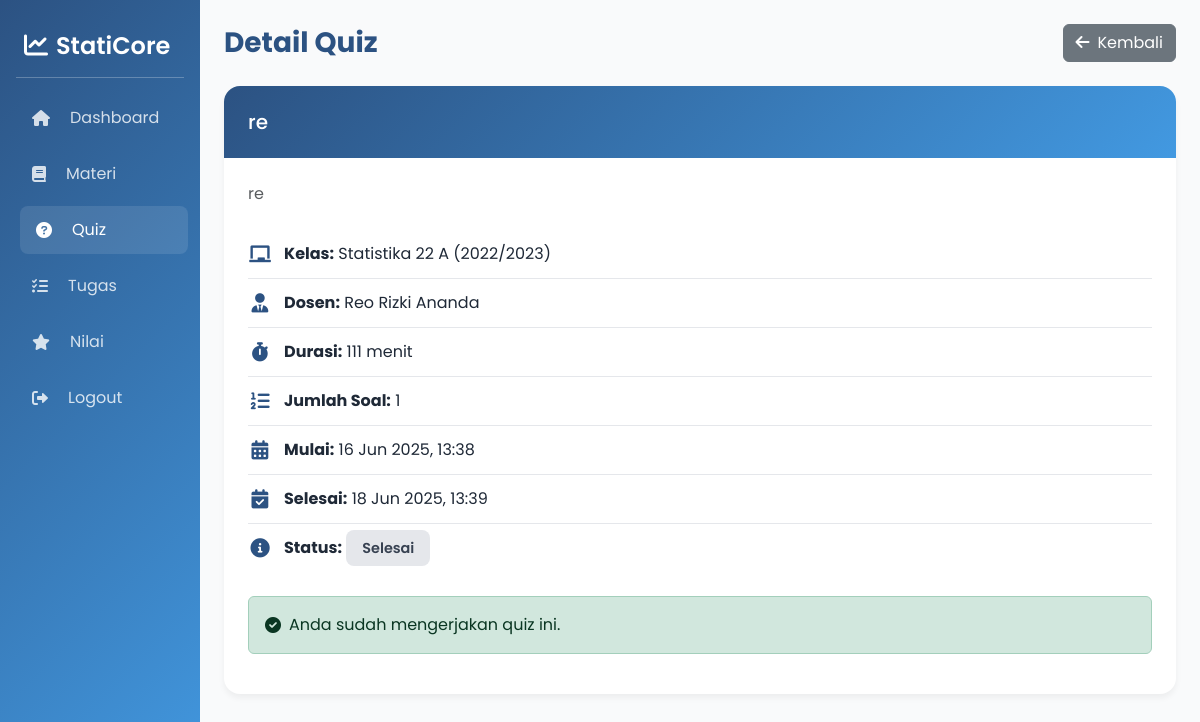
The app's page /views/siswa/detail_quiz.php?id=2 (signed in) with its own data.
### tables this page shows
CREATE TABLE `quiz` (
  `id` int(11) NOT NULL,
  `judul` varchar(255) NOT NULL,
  `deskripsi` text DEFAULT NULL,
  `kelas_id` int(11) NOT NULL,
  `guru_id` int(11) NOT NULL,
  `waktu_mulai` datetime NOT NULL,
  `waktu_selesai` datetime NOT NULL,
  `durasi` int(11) NOT NULL,
  `created_at` timestamp NOT NULL DEFAULT current_timestamp()
);

CREATE TABLE `kelas` (
  `id` int(11) NOT NULL,
  `nama_kelas` varchar(50) NOT NULL,
  `tahun_ajaran` varchar(9) NOT NULL,
  `created_at` timestamp NOT NULL DEFAULT current_timestamp()
);

CREATE TABLE `users` (
  `id` int(11) NOT NULL,
  `username` varchar(50) NOT NULL,
  `password` varchar(255) NOT NULL,
  `nama_lengkap` varchar(100) NOT NULL,
  `role` enum('admin','guru','siswa') NOT NULL,
  `created_at` timestamp NOT NULL DEFAULT current_timestamp()
);

### views/siswa/detail_quiz.php (the view, shortened to what this page needs)
<?php
$db = new Database();
$conn = $db->getConnection();
$quiz_id = filter_input(INPUT_GET, 'id', FILTER_SANITIZE_NUMBER_INT);
$stmt = $conn->prepare("
    SELECT q.*, k.nama_kelas, k.tahun_ajaran, u.nama_lengkap as guru_nama
    FROM quiz q
    JOIN kelas k ON q.kelas_id = k.id
    JOIN users u ON q.guru_id = u.id
    WHERE q.id = ?
");
$stmt->execute([$quiz_id]);
$quiz = $stmt->fetch();
$stmt = $conn->prepare("SELECT COUNT(*) FROM siswa_kelas WHERE siswa_id = ? AND kelas_id = ?");
$stmt->execute([$_SESSION['user_id'], $quiz['kelas_id']]);
$is_student_in_class = $stmt->fetchColumn();
$stmt = $conn->prepare("SELECT COUNT(*) FROM jawaban_siswa js JOIN soal_quiz sq ON js.soal_id = sq.id WHERE js.siswa_id = ? AND sq.quiz_id = ?");
$stmt->execute([$_SESSION['user_id'], $quiz_id]);
$already_done = $stmt->fetchColumn();
$now = new DateTime();
$start = new DateTime($quiz['waktu_mulai']);
$end = new DateTime($quiz['waktu_selesai']);
$status = '';
$status_class = '';
$can_start = false;
if ($now < $start) {
    $status = 'Belum Dimulai';
    $status_class = 'warning';
} elseif ($now > $end) {
    $status = 'Selesai';
    $status_class = 'secondary';
} else {
    $status = 'Sedang Berlangsung';
    $status_class = 'success';
    if (!$already_done) {
        $can_start = true;
    }
}
$stmt = $conn->prepare("SELECT COUNT(*) FROM soal_quiz WHERE quiz_id = ?");
$stmt->execute([$quiz_id]);
$total_questions = $stmt->fetchColumn();
?>
<!DOCTYPE html>
<html lang="id">
<head>
    <link href="https://cdn.jsdelivr.net/npm/bootstrap@5.3.0/dist/css/bootstrap.min.css" rel="stylesheet">
    <link href="https://cdnjs.cloudflare.com/ajax/libs/font-awesome/6.0.0/css/all.min.css" rel="stylesheet">
</head>
<body>
    <div class="container-fluid">
        <div class="row">
            <div id="sidebar" class="col-md-3 col-lg-2 px-0 sidebar">
                <div class="p-3">
                    <h4 class="px-2 my-3"><i class="fas fa-chart-line me-2"></i>StatiCore</h4>
                    <hr class="text-white">
                    <ul class="nav flex-column">
                        <li class="nav-item">
                            <a class="nav-link" href="dashboard.php"><i class="fas fa-home me-2"></i>Dashboard</a>
                        </li>
                        <li class="nav-item">
                            <a class="nav-link" href="materi.php"><i class="fas fa-book me-2"></i>Materi</a>
                        </li>
                        <li class="nav-item">
                            <a class="nav-link active" href="quiz.php"><i
                                    class="fas fa-question-circle me-2"></i>Quiz</a>
                        </li>
                        <li class="nav-item">
                            <a class="nav-link" href="tugas.php"><i class="fas fa-tasks me-2"></i>Tugas</a>
                        </li>
                        <li class="nav-item">
                            <a class="nav-link" href="nilai.php"><i class="fas fa-star me-2"></i>Nilai</a>
                        </li>
                        <li class="nav-item mt-auto">
                            <a class="nav-link" href="../../logout.php" id="logoutBtn"><i
                                    class="fas fa-sign-out-alt me-2"></i>Logout</a>
                        </li>
                    </ul>
                </div>
            </div>
            <main class="col-md-9 ms-sm-auto col-lg-10 main-content">
                <div class="d-flex justify-content-between align-items-center mb-4 header-flex-mobile">
                    <h1 class="page-title mb-0">Detail Quiz</h1>
                    <a href="quiz.php" class="btn btn-secondary">
                        <i class="fas fa-arrow-left me-2"></i>Kembali
                    </a>
                </div>
                <div class="quiz-detail-card">
                    <div class="card-header">
                        <h5 class="mb-0 fs-5"><?php echo htmlspecialchars($quiz['judul']); ?></h5>
                    </div>
                    <div class="card-body">
                        <p class="card-text mb-4 text-muted"><?php echo htmlspecialchars($quiz['deskripsi']); ?></p>
                        <ul class="quiz-info-list">
                            <li>
                                <i class="fas fa-chalkboard"></i>
                                <span><b>Kelas:</b> <?php echo htmlspecialchars($quiz['nama_kelas']); ?>
                                    (<?php echo htmlspecialchars($quiz['tahun_ajaran']); ?>)</span>
                            </li>
                            <li>
                                <i class="fas fa-user-tie"></i>
                                <span><b>Dosen:</b> <?php echo htmlspecialchars($quiz['guru_nama']); ?></span>
                            </li>
                            <li>
                                <i class="fas fa-stopwatch"></i>
                                <span><b>Durasi:</b> <?php echo htmlspecialchars($quiz['durasi']); ?> menit</span>
                            </li>
                            <li>
                                <i class="fas fa-list-ol"></i>
                                <span><b>Jumlah Soal:</b> <?php echo $total_questions; ?></span>
                            </li>
                            <li>
                                <i class="fas fa-calendar-alt"></i>
                                <span><b>Mulai:</b>
                                    <?php echo date('d M Y, H:i', strtotime($quiz['waktu_mulai'])); ?></span>
                            </li>
                            <li>
                                <i class="fas fa-calendar-check"></i>
                                <span><b>Selesai:</b>
                                    <?php echo date('d M Y, H:i', strtotime($quiz['waktu_selesai'])); ?></span>
                            </li>
                            <li>
                                <i class="fas fa-info-circle"></i>
                                <span><b>Status:</b> <span
                                        class="status-badge <?php echo $status_class; ?>"><?php echo $status; ?></span></span>
                            </li>
                        </ul>
                        <?php if ($is_student_in_class && $can_start): ?>
                            <div class="mt-4 text-center">
                                <a href="kerjakan_quiz.php?id=<?php echo $quiz['id']; ?>" class="btn btn-primary btn-lg">
                                    <i class="fas fa-play me-2"></i>Mulai Kerjakan Quiz
                                </a>
                            </div>
                        <?php elseif ($is_student_in_class && $already_done): ?>
                            <div class="mt-4">
                                <div class="alert alert-success d-flex align-items-center" role="alert">
                                    <i class="fas fa-check-circle me-2"></i>
                                    <div>
                                        Anda sudah mengerjakan quiz ini.
                                    </div>
                                </div>
                            </div>
                        <?php endif; ?>
                    </div>
                </div>
            </main>
        </div>
    </div>
</body>
</html>

### views/siswa/detail_quiz.php (style rules this page uses)
:root { --primary: #2c5282; --secondary: #4299e1; --light: #f7fafc; --white: #FFFFFF; --gray-50: #F9FAFB; --gray-200: #E5E7EB; --gray-600: #4B5563; --gray-700: #374151; --gray-800: #1F2937; --success: #10B981; --warning: #F59E0B; --danger: #EF4444; --border-radius-sm: 8px; --border-radius-lg: 16px; }
body { font-family: 'Poppins', sans-serif; background-color: var(--gray-50); color: var(--gray-800); }
.sidebar { background: linear-gradient(135deg, var(--primary), var(--secondary)); min-height: 100vh; transition: all 0.3s ease; }
.sidebar .nav-link { color: rgba(255, 255, 255, 0.8); border-radius: var(--border-radius-sm); padding: 0.75rem 1rem; margin-bottom: 0.5rem; display: flex; align-items: center; gap: 0.75rem; }
.sidebar .nav-link:hover, .sidebar .nav-link.active { color: white; background-color: rgba(255, 255, 255, 0.1); transform: translateX(4px); }
.sidebar h4 { font-weight: 600; padding-left: 1rem; color: white; }
.main-content { padding: 1.5rem; }
.page-title { font-size: 1.75rem; font-weight: 700; color: var(--primary); }
.quiz-detail-card { background: white; border-radius: var(--border-radius-lg); box-shadow: 0 4px 6px rgba(0, 0, 0, 0.05); border: none; margin-bottom: 24px; overflow: hidden; }
.quiz-detail-card .card-header { background: linear-gradient(135deg, var(--primary), var(--secondary)); color: white; border-bottom: none; padding: 24px; }
.quiz-detail-card .card-body { padding: 24px; }
.quiz-info-list { list-style: none; padding: 0; margin: 0; }
.quiz-info-list li { display: flex; align-items: center; gap: 12px; padding: 12px 0; border-bottom: 1px solid var(--gray-200); }
.quiz-info-list li:last-child { border-bottom: none; }
.quiz-info-list i { color: var(--primary); font-size: 1.2rem; width: 24px; text-align: center; }
.status-badge { padding: 8px 16px; border-radius: var(--border-radius-sm); font-weight: 600; font-size: 0.9rem; }
.status-badge.secondary { background: #E5E7EB; color: #374151; }

### records on screen
quiz: judul "re", deskripsi "re", kelas.nama_kelas "Statistika 22 A", kelas.tahun_ajaran "2022/2023", guru.nama_lengkap "Reo Rizki Ananda", durasi "111", waktu_mulai "16 Jun 2025, 13:38", waktu_selesai "18 Jun 2025, 13:39", status "Selesai"

### other values on screen
$total_questions "1"
